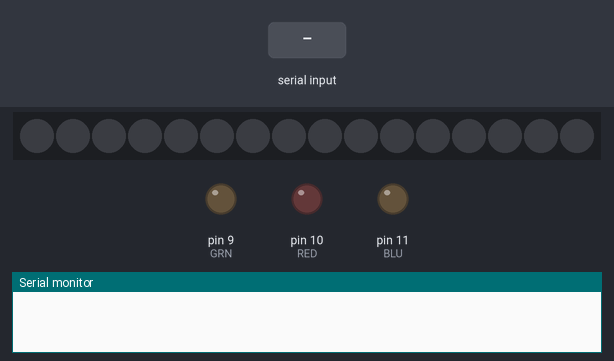
A sketch run on a simulated Arduino Uno, built with avr-gcc and run on an emulated ATmega328P. Parts: 16 RGB LEDs in strip order, left to right, output pins drawn as LEDs (lit = HIGH), the last lines printed to the serial monitor. The test bench sets the inputs (shaded band). Dim RGB values are drawn brighter than linear.

Above: at 1.2 s.
1.3 s: "1" received over Serial
At 3.19 s:
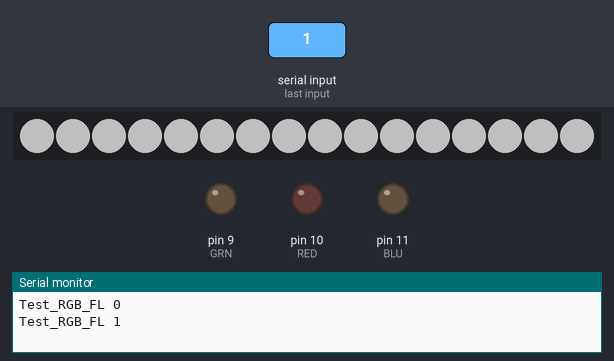
At 13.71 s:
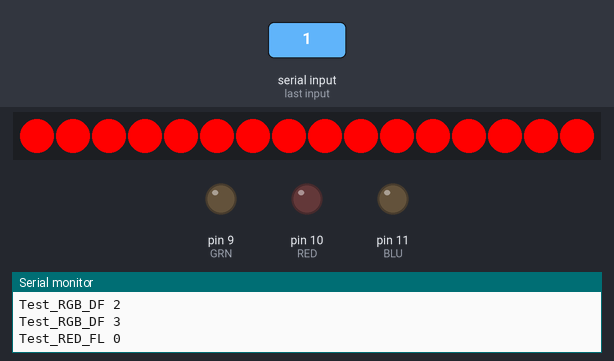
Timing chart, 0 to 15.0 s (numbered marks = the images above; inputs shaded):
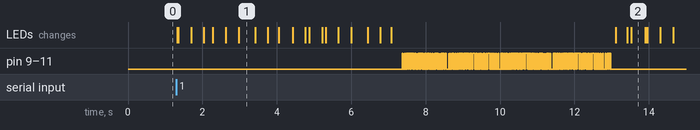

The sketch:

Transmitter_test_5_speed.ino
```cpp
#include <FastLED.h>
#include <TimerMs.h>
#include <EncButton.h>

#define RED 10  // присваиваем имя RED для пина 11
#define GRN 9   // присваиваем имя GRN для пина 10
#define BLU 11  // присваиваем имя BLU для пина 9

#define NUM_LEDS_1 16
#define PIN_1 6
#define PERIOD 10

// (период, мс),
//(0 не запущен / 1 запущен),
//(режим: 0 период / 1 таймер)
TimerMs tmr(10, 1, 0);
TimerMs tmr1(10, 1, 0);
EncButton<EB_TICK, 12> enc;
CRGB leds_1[NUM_LEDS_1];
CHSV hsv;
//int i = 0;
int light = 0;

int brightness = 255;
int color = 0;

byte LED_color = 0; //0 - RGB; 1 - R; 2 - G; 3 - B
byte R_L = 0;
byte G_L = 0;
byte B_L = 0;
byte LED_type = 0; //0 - Adress; 1 - Default

void setup() {
  tmr.setPeriodMode();
  //Serial.begin(9600);
  FastLED.addLeds<WS2811, PIN_1, GRB>(leds_1, NUM_LEDS_1);
  FastLED.setBrightness(255);
  FastLED.show();
  Serial.begin(1000000);


  pinMode(RED, OUTPUT);
  pinMode(GRN, OUTPUT);
  pinMode(BLU, OUTPUT);
  light = 255;
  analogWrite(RED, light);
  analogWrite(GRN, light);
  analogWrite(BLU, light);
  for (int i = 0; i < NUM_LEDS_1; i += 1) {
    leds_1[i] = CRGB(85, 85, 85);
  }
  FastLED.show();
  FastLED.setBrightness(0);
  FastLED.show();
  analogWrite(RED, 0);
  analogWrite(GRN, 0);
  analogWrite(BLU, 0);
}

void loop() {

  if (Serial.available()) {
    for (int i  = 0; i < 4; i += 1) {
      char str[16];
      sprintf(str, "\nTest_RGB_FL %d", i);
      char *string = str;
      int string_length;
      string_length = strlen(string);
      Serial.println(str);
      LED_color = 0;
      LED_type = 0;
      transmit_MSG(string, string_length);
      FastLED.setBrightness(0);
      FastLED.show();
    }
    for (int i  = 0; i < 4; i += 1) {
      char str[16];
      sprintf(str, "\nTest_RGB_DF %d", i);
      char *string = str;
      int string_length;
      string_length = strlen(string);
      Serial.println(str);
      LED_color = 0;
      LED_type = 1;
      transmit_MSG(string, string_length);
      analogWrite(RED, 0);
      analogWrite(GRN, 0);
      analogWrite(BLU, 0);
    }
    for (int i  = 0; i < 4; i += 1) {
      char str[16];
      sprintf(str, "\nTest_RED_FL %d", i);
      char *string = str;
      int string_length;
      string_length = strlen(string);
      Serial.println(str);
      LED_color = 1;
      LED_type = 0;
      transmit_MSG(string, string_length);
      FastLED.setBrightness(0);
      FastLED.show();
    }
    for (int i  = 0; i < 4; i += 1) {
      char str[16];
      sprintf(str, "\nTest_RED_DF %d", i);
      char *string = str;
      int string_length;
      string_length = strlen(string);
      Serial.println(str);
      LED_color = 1;
      LED_type = 1;
      transmit_MSG(string, string_length);
      analogWrite(RED, 0);
      analogWrite(GRN, 0);
      analogWrite(BLU, 0);
    }
    for (int i  = 0; i < 4; i += 1) {
      char str[16];
      sprintf(str, "\nTest_GRE_FL %d", i);
      char *string = str;
      int string_length;
      string_length = strlen(string);
      Serial.println(str);
      LED_color = 2;
      LED_type = 0;
      transmit_MSG(string, string_length);
      FastLED.setBrightness(0);
      FastLED.show();
    }
    for (int i  = 0; i < 4; i += 1) {
      char str[16];
      sprintf(str, "\nTest_GRE_DF %d", i);
      char *string = str;
      int string_length;
      string_length = strlen(string);
      Serial.println(str);
      LED_color = 2;
      LED_type = 1;
      transmit_MSG(string, string_length);
      analogWrite(RED, 0);
      analogWrite(GRN, 0);
      analogWrite(BLU, 0);
    }
    for (int i  = 0; i < 4; i += 1) {
      char str[16];
      sprintf(str, "\nTest_BLU_FL %d", i);
      char *string = str;
      int string_length;
      string_length = strlen(string);
      Serial.println(str);
      LED_color = 3;
      LED_type = 0;
      transmit_MSG(string, string_length);
      FastLED.setBrightness(0);
      FastLED.show();
    }
    for (int i  = 0; i < 4; i += 1) {
      char str[16];
      sprintf(str, "\nTest_BLU_DF %d", i);
      char *string = str;
      int string_length;
      string_length = strlen(string);
      Serial.println(str);
      LED_color = 3;
      LED_type = 1;
      transmit_MSG(string, string_length);
      analogWrite(RED, 0);
      analogWrite(GRN, 0);
      analogWrite(BLU, 0);
    }
  }
}


void transmit_MSG(char *string, int string_length) {
  //FastLED.setBrightness(255);

  for (int i = 0; i < string_length; i++) {
    send_byte(string[i]);
  }
}


void send_byte(char my_byte) {
  if (LED_type == 0) {
    if (LED_color == 0) {
      for (int i = 0; i < NUM_LEDS_1; i += 1) {
        leds_1[i] = CRGB(85, 85, 85);
      }
    } else if (LED_color == 1) {
      for (int i = 0; i < NUM_LEDS_1; i += 1) {
        leds_1[i] = CRGB(255, 0, 0);
      }
    } else if (LED_color == 2) {
      for (int i = 0; i < NUM_LEDS_1; i += 1) {
        leds_1[i] = CRGB(0, 255, 0);
      }
    } else if (LED_color == 3) {
      for (int i = 0; i < NUM_LEDS_1; i += 1) {
        leds_1[i] = CRGB(0, 0, 255);
      }
    }
    FastLED.setBrightness(0);
    FastLED.show();
    delay(PERIOD);
    for (int i = 0; i < 8; i++) {
      FastLED.setBrightness(brightness * (bitRead(my_byte, i) != 0));
      FastLED.show();
      delay(PERIOD);
    }
    FastLED.setBrightness(brightness);
    FastLED.show();
    delay(PERIOD);  //не обяз

  }
  else {
    if (LED_color == 0) {
      R_L = 255;
      G_L = 255;
      B_L = 255;
    } else if (LED_color == 1) {
      R_L = 0;
      G_L = 255;
      B_L = 0;
    } else if (LED_color == 2) {
      R_L = 255;
      G_L = 0;
      B_L = 0;
    } else if (LED_color == 3) {
      R_L = 0;
      G_L = 0;
      B_L = 255;
    }
    light = 0;
    analogWrite(RED, 0);
    analogWrite(GRN, 0);
    analogWrite(BLU, 0);
    delay(PERIOD);
    for (int i = 0; i < 8; i++) {

      light = bitRead(my_byte, i) != 0;
      analogWrite(RED, R_L * light);
      analogWrite(GRN, G_L * light);
      analogWrite(BLU, B_L * light);
      delay(PERIOD);
    }
    light = 255;
    analogWrite(RED, R_L);
    analogWrite(GRN, G_L);
    analogWrite(BLU, B_L);

    delay(PERIOD);  //не обяз
  }

}
```

Measured:
- after the input at 1.3 s, pin 9 (GRN), pin 10 (RED), pin 11 (BLU): alternates HIGH for 0.01 s and LOW for 0.01 s, 350 changes in all, then stays LOW, starting after 6.1 s; the LEDs: change at once (image 1)
- what the display in image 1 shows lasts 0.4 s, from 3.0 s to 3.4 s
